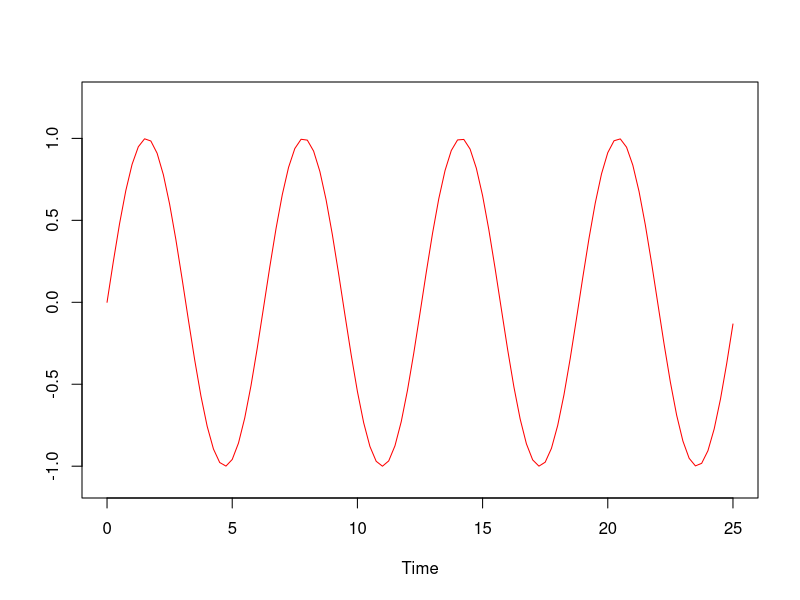

This figure's R source: (Note: this script raises an error after producing the figure.)
#1.Calculate the missing values in the following table.
t <- c(0, pi/4, pi/2, .75*pi, pi)
Y1t <- round(sin(t),3)
Y2t <- round(sin(t + pi/2),3)
u <- round(.5*Y1t + .5*Y2t,3) 

df_1 <- data.frame(t,Y1t,Y2t,u)
df_1

#2.Calculate the mean for the realization $Y(t) = \sin(t + \pi / 2)$ for $t \in (0, 100)$.
realization <- function(t){
  return(sin(t + pi/2))
}

integral_realization <- integrate(realization, 0, 100)$value

mean_realization <- integral_realization/100

# mean of the realization is: -0.005

#3.What is the difference between the ensemble mean and the mean of a given realization?
  #The ensemble mean is the average of all of the realizations at a time, t. 
  #This is calculated along the vertical axis. 
  #The mean of a given realization is the average of all times for a given realization. 
  #This is calculated along the horizontal axis. 

#4.Add the missing time series to the plot given below. Make the line dashed blue to match the legend.

# Create a sequence to 100 and scale values to (0, 25)
t <- c(0:100)
t <- t * 25/100

# Define the time series
Yt1 <- sin(t)
Y2t <- sin(t + pi/2)
# Plot our time series
plot(
  t, 
  Yt1, 
  ylim = c(-1.1, 1.25), 
  type = "l", 
  col = "red", 
  lwd = 1, 
  lty = 1, 
  xlab = "Time", 
  ylab = NA
)

lines(
  t, 
  Yt2, 
  ylim = c(-1.1, 1.25), 
  type = "l", 
  col = "blue", 
  lwd = 1, 
  lty = 2,
  xlab = "Time", 
  ylab = NA
)

legend(
  "top", 
  inset=0.01, 
  col=c("red","blue"), 
  lty=c(1,2), 
  lwd=c(1,1), 
  legend = c(
    expression(sin(t)),
    expression(sin(t+pi/2))), 
  bg="white",
  box.col="white",
  horiz=TRUE
)
